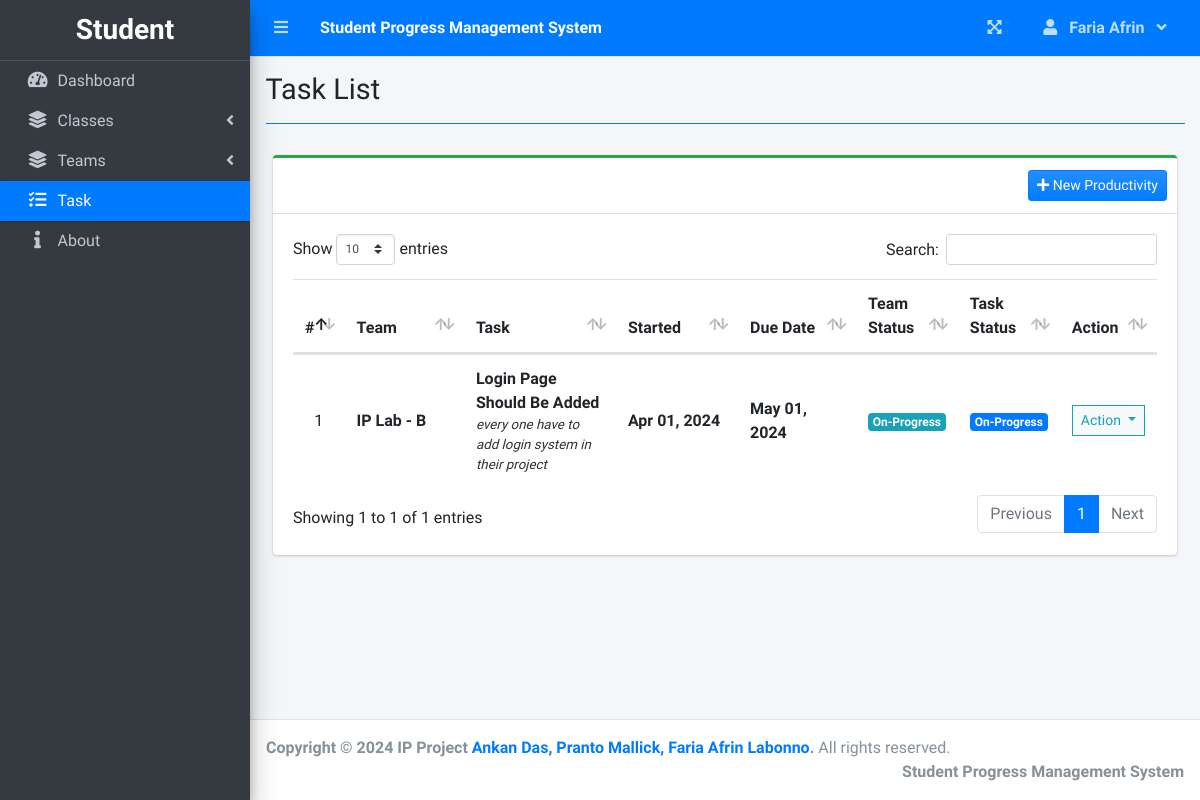
Before: /index.php?page=task_list (signed in) with the older database file.
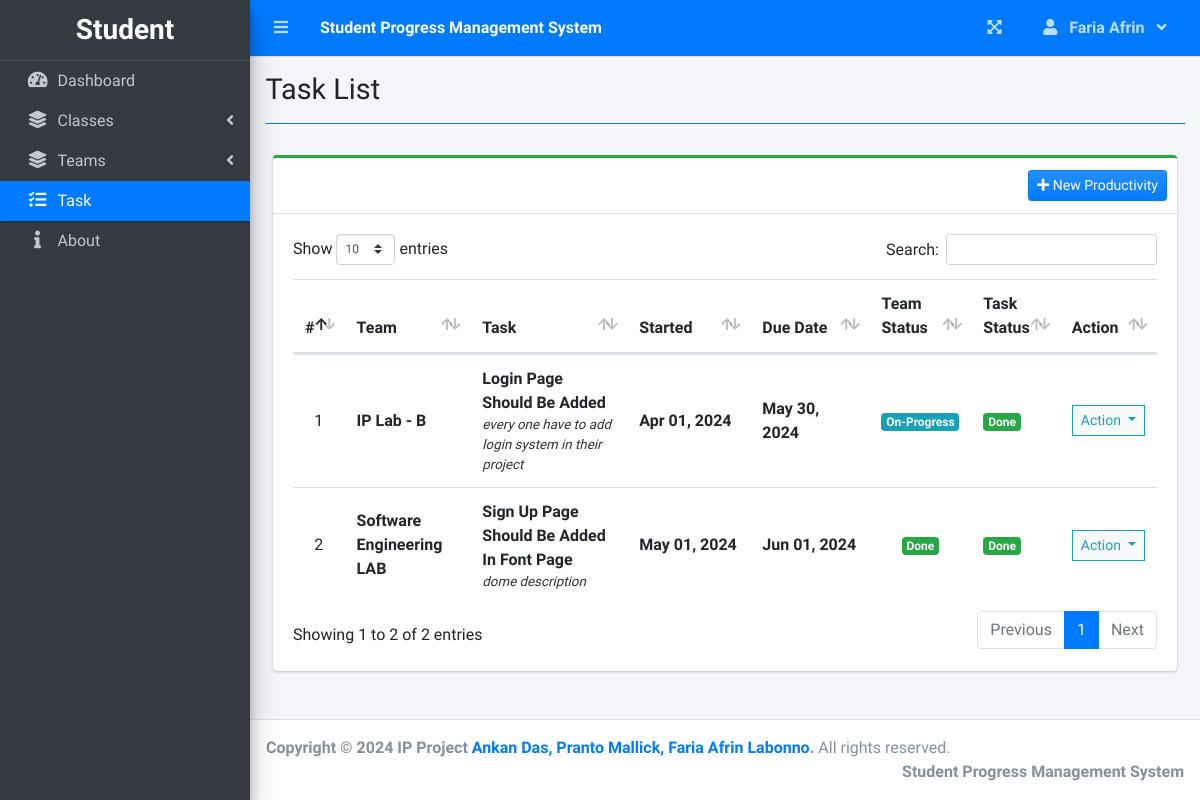
After: the same page with the newer database file.
### tables this page shows
CREATE TABLE `task_list` (
  `id` int(30) NOT NULL,
  `project_id` int(30) NOT NULL,
  `task` varchar(200) NOT NULL,
  `description` text NOT NULL,
  `status` tinyint(4) NOT NULL,
  `t_marks` int(11) NOT NULL,
  `date_created` datetime NOT NULL DEFAULT current_timestamp()
);

CREATE TABLE `project_list` (
  `id` int(30) NOT NULL,
  `name` varchar(200) NOT NULL,
  `description` text NOT NULL,
  `status` tinyint(2) NOT NULL,
  `start_date` date NOT NULL,
  `end_date` date NOT NULL,
  `manager_id` int(30) NOT NULL,
  `user_ids` longtext NOT NULL,
  `course_ids` text NOT NULL,
  `date_created` datetime NOT NULL DEFAULT current_timestamp()
);

### task_list.php (the view, shortened to what this page needs)
<?php include'db_connect.php' ?>
<div class="col-lg-12">
	<div class="card card-outline card-success">
		<div class="card-header">
		<div class="card-tools">
				<button class="btn btn-primary bg-gradient-primary btn-sm" type="button" id="new_productivity"><i class="fa fa-plus"></i> New Productivity</button>
			</div>
		</div>
		<div class="card-body">
			<table class="table tabe-hover table-condensed" id="list">
				<colgroup>
					<col width="5%">
					<col width="15%">
					<col width="20%">
					<col width="15%">
					<col width="15%">
					<col width="10%">
					<col width="10%">
					<col width="10%">
				</colgroup>
				<thead>
					<tr>
						<th class="text-center">#</th>
						<th>Team</th>
						<th>Task</th>
						<th>Started</th>
						<th>Due Date</th>
						<th>Team Status</th>
						<th>Task Status</th>
						<th>Action</th>
					</tr>
				</thead>
				<tbody>
					<?php
					$i = 1;
					$where = "";
					if($_SESSION['login_type'] == 2){
						$where = " where p.manager_id = '{$_SESSION['login_id']}' ";
					}elseif($_SESSION['login_type'] == 3){
						$where = " where concat('[',REPLACE(p.user_ids,',','],['),']') LIKE '%[{$_SESSION['login_id']}]%' ";
					}
					$stat = array("Pending","Started","On-Progress","On-Hold","Over Due","Done");
					$qry = $conn->query("SELECT t.*,p.name as pname,p.start_date,p.status as pstatus, p.end_date,p.id as pid FROM task_list t inner join project_list p on p.id = t.project_id $where order by p.name asc");
					while($row= $qry->fetch_assoc()):
						$trans = get_html_translation_table(HTML_ENTITIES,ENT_QUOTES);
						unset($trans["\""], $trans["<"], $trans[">"], $trans["<h2"]);
						$desc = strtr(html_entity_decode($row['description']),$trans);
						$desc=str_replace(array("<li>","</li>"), array("",", "), $desc);
					?>
					<tr>
						<td class="text-center"><?php echo $i++ ?></td>
						<td>
							<p><b><?php echo ucwords($row['pname']) ?></b></p>
						</td>
						<td>
							<p><b><?php echo ucwords($row['task']) ?></b></p>
							<p class="truncate"><?php echo strip_tags($desc) ?></p>
						</td>
						<td><b><?php echo date("M d, Y",strtotime($row['start_date'])) ?></b></td>
						<td><b><?php echo date("M d, Y",strtotime($row['end_date'])) ?></b></td>
						<td class="text-center">
							<?php
							  if($stat[$row['pstatus']] =='Pending'){
							  	echo "<span class='badge badge-secondary'>{$stat[$row['pstatus']]}</span>";
							  }elseif($stat[$row['pstatus']] =='Started'){
							  	echo "<span class='badge badge-primary'>{$stat[$row['pstatus']]}</span>";
							  }elseif($stat[$row['pstatus']] =='On-Progress'){
							  	echo "<span class='badge badge-info'>{$stat[$row['pstatus']]}</span>";
							  }elseif($stat[$row['pstatus']] =='On-Hold'){
							  	echo "<span class='badge badge-warning'>{$stat[$row['pstatus']]}</span>";
							  }elseif($stat[$row['pstatus']] =='Over Due'){
							  	echo "<span class='badge badge-danger'>{$stat[$row['pstatus']]}</span>";
							  }elseif($stat[$row['pstatus']] =='Done'){
							  	echo "<span class='badge badge-success'>{$stat[$row['pstatus']]}</span>";
							  }
							?>
						</td>
						<td>
                        	<?php
                        	if($row['status'] == 1){
						  		echo "<span class='badge badge-secondary'>Pending</span>";
                        	}elseif($row['status'] == 2){
						  		echo "<span class='badge badge-primary'>On-Progress</span>";
                        	}elseif($row['status'] == 3){
						  		echo "<span class='badge badge-success'>Done</span>";
                        	}
                        	?>
                        </td>
						<td class="text-center">
							<button type="button" class="btn btn-default btn-sm btn-flat border-info wave-effect text-info dropdown-toggle" data-toggle="dropdown" aria-expanded="true">
		                      Action
		                    </button>
						</td>
					</tr>
				<?php endwhile; ?>
				</tbody>
			</table>
		</div>
	</div>
</div>

Changed rows visible on the page:
changed task_list "Login Page Should Be Added": project_list.end_date "May 01, 2024" → "May 30, 2024"; status "On-Progress" → "Done"
added task_list: project_list.name "Software Engineering LAB", task "Sign Up Page Should Be Added In Font Page", description "dome description", project_list.start_date "May 01, 2024", project_list.end_date "Jun 01, 2024", project_list.status "Done", status "Done"
Other visible differences:
text written by a page script: "Show entries Search: Showing 1 to 1 of 1 entries Previous 1 Next" → "Show entries Search: Showing 1 to 2 of 2 entries Previous 1 Next"
